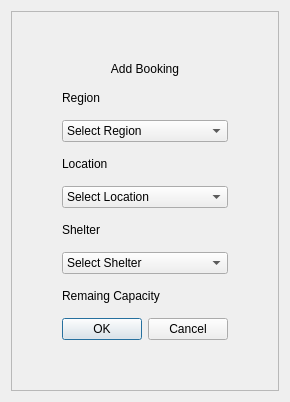
              <widget class="QWidget" name="W_Customer_AddBooking">
               <layout class="QVBoxLayout" name="verticalLayout_10">
                <item>
                 <widget class="QFrame" name="F_Customer_AddBooking">
                  <property name="frameShape">
                   <enum>QFrame::StyledPanel</enum>
                  </property>
                  <property name="frameShadow">
                   <enum>QFrame::Raised</enum>
                  </property>
                  <layout class="QVBoxLayout" name="verticalLayout_16">
                   <property name="spacing">
                    <number>15</number>
                   </property>
                   <property name="leftMargin">
                    <number>50</number>
                   </property>
                   <property name="topMargin">
                    <number>50</number>
                   </property>
                   <property name="rightMargin">
                    <number>50</number>
                   </property>
                   <property name="bottomMargin">
                    <number>50</number>
                   </property>
                   <item>
                    <widget class="QLabel" name="L_Customer_AddBookingTitle">
                     <property name="styleSheet">
                      <string notr="true">#F_Customer_AddBooking{
background-color: rgb(53, 174, 255);
}</string>
                     </property>
                     <property name="text">
                      <string>Add Booking</string>
                     </property>
                     <property name="alignment">
                      <set>Qt::AlignCenter</set>
                     </property>
                    </widget>
                   </item>
                   <item>
                    <widget class="QLabel" name="L_Customer_RegionTitle">
                     <property name="text">
                      <string>Region</string>
                     </property>
                    </widget>
                   </item>
                   <item>
                    <widget class="QComboBox" name="CB_Customer_Region">
                     <item>
                      <property name="text">
                       <string>Select Region</string>
                      </property>
                     </item>
                    </widget>
                   </item>
                   <item>
                    <widget class="QLabel" name="L_Customer_LocationTitle">
                     <property name="text">
                      <string>Location</string>
                     </property>
                    </widget>
                   </item>
                   <item>
                    <widget class="QComboBox" name="CB_Customer_Location">
                     <item>
                      <property name="text">
                       <string>Select Location</string>
                      </property>
                     </item>
                    </widget>
                   </item>
                   <item>
                    <widget class="QLabel" name="L_Customer_ShelterTitle">
                     <property name="text">
                      <string>Shelter</string>
                     </property>
                    </widget>
                   </item>
                   <item>
                    <widget class="QComboBox" name="CB_Customer_Shelter">
                     <item>
                      <property name="text">
                       <string>Select Shelter</string>
                      </property>
                     </item>
                    </widget>
                   </item>
                   <item>
                    <layout class="QHBoxLayout" name="HL_Customer_CapacityLayout">
                     <item>
                      <widget class="QLabel" name="L_Customer_CapacityTitle">
                       <property name="text">
                        <string>Remaing Capacity</string>
                       </property>
                      </widget>
                     </item>
                     <item>
                      <widget class="QLabel" name="L_Customer_CurrentCapacity">
                       <property name="text">
                        <string/>
                       </property>
                      </widget>
                     </item>
                    </layout>
                   </item>
                   <item>
                    <widget class="QDialogButtonBox" name="BB_Customer_AddBookingConfirmBox">
                     <property name="standardButtons">
                      <set>QDialogButtonBox::Cancel|QDialogButtonBox::Ok</set>
                     </property>
                     <property name="centerButtons">
                      <bool>true</bool>
                     </property>
                    </widget>
                   </item>
                  </layout>
                 </widget>
                </item>
               </layout>
              </widget>
